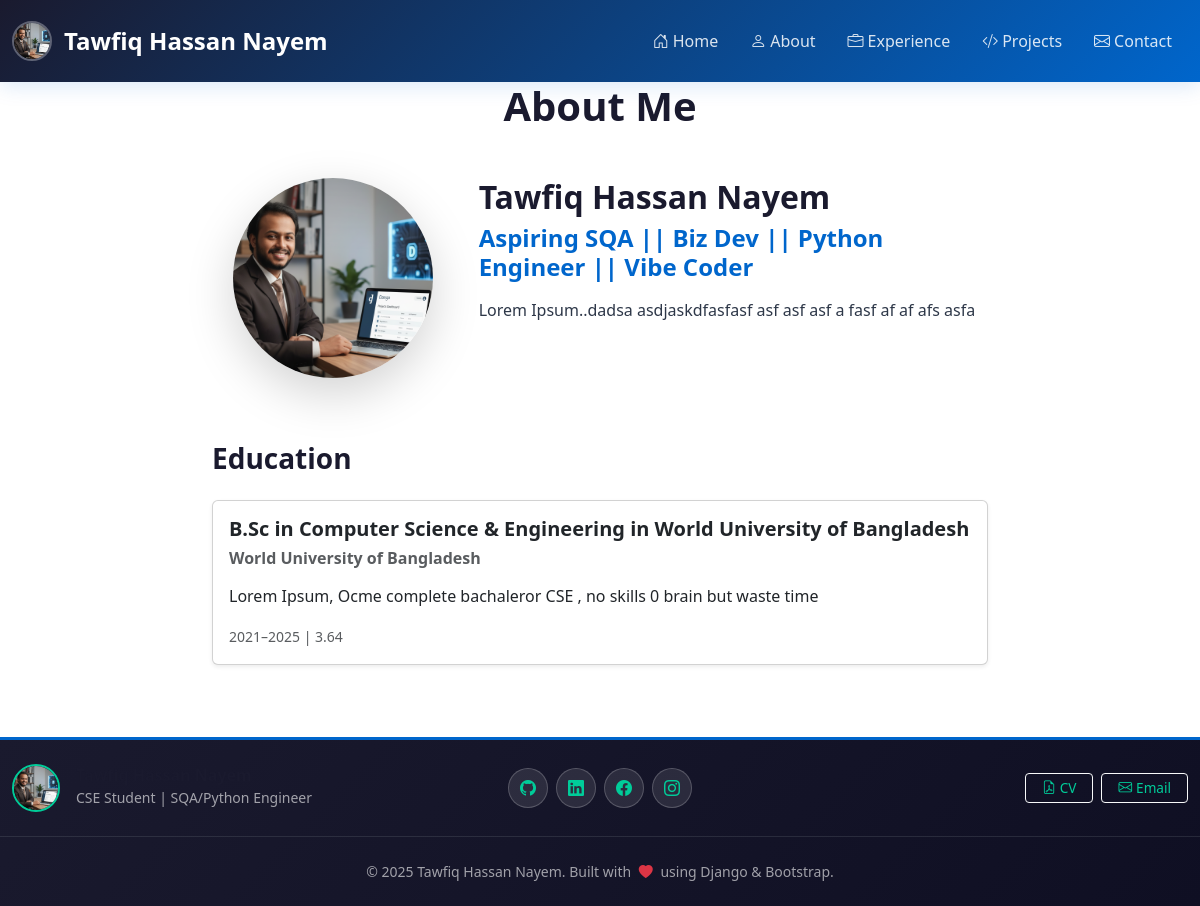
The page /about/ on the database its author committed.
### Main/models.py (models this page shows, shortened)
class Profile(models.Model):
    full_name = models.CharField(max_length=150)
    headline = models.CharField(
        max_length=200,
        help_text="Short title, e.g. 'CSE Student & Aspiring SQA/Python Engineer'",
    )
    location = models.CharField(max_length=150, blank=True)
    email = models.EmailField()
    phone = models.CharField(max_length=30, blank=True)
    linkedin_url = models.URLField(blank=True)
    github_url = models.URLField(blank=True)
    facebook_url = models.URLField(blank=True)
    instagram_url = models.URLField(blank=True)
    cv_file = models.FileField(upload_to='cv/', blank=True, null=True)
    about = models.TextField(help_text="Short bio / summary")
    profile_image = models.ImageField(upload_to='profiles/', blank=True, null=True)
    updated_at = models.DateTimeField(auto_now=True)
    class Meta:
        verbose_name = "Profile"
        verbose_name_plural = "Profile"

class Education(models.Model):
    institution = models.CharField(max_length=150)
    degree = models.CharField(max_length=150)
    field_of_study = models.CharField(max_length=150, blank=True)
    start_year = models.PositiveIntegerField()
    end_year = models.PositiveIntegerField()
    result_or_cgpa = models.CharField(max_length=50, blank=True)
    description = models.TextField(blank=True)
    class Meta:
        ordering = ["-end_year"]

### Main/views.py (the view)
# urls.py: path("about/", about_view, name="about"),
def about_view(request):
    profile = Profile.objects.first()
    educations = Education.objects.all()
    context = {"profile": profile, "educations": educations}
    return render(request, "about.html", context)

### templates/about.html (shortened to what this page needs)
{% extends "base.html" %}
{% block content %}
<div class="container">
  <div class="row">
    <div class="col-lg-8 mx-auto">
      <h1 class="mb-5 text-center">About Me</h1>
      <div class="row mb-5">
        <div class="col-md-4 text-center">
          {% if profile.profile_image %}
            <img src="{{ profile.profile_image.url }}" class="img-fluid rounded-circle shadow-lg mb-3" style="width: 200px; height: 200px; object-fit: cover;">
          {% endif %}
        </div>
        <div class="col-md-8">
          <h2>{{ profile.full_name }}</h2>
          <h4 class="text-primary">{{ profile.headline }}</h4>
          <p class="lead">{{ profile.about|linebreaks }}</p>
        </div>
      </div>
      <h3 class="mb-4">Education</h3>
      {% for edu in educations %}
      <div class="card mb-4 shadow-sm">
        <div class="card-body">
          <h5 class="card-title">{{ edu.degree }} in {{ edu.field_of_study|default:edu.institution }}</h5>
          <h6 class="text-muted">{{ edu.institution }}</h6>
          <p>{{ edu.description|linebreaks }}</p>
          <small class="text-muted">{{ edu.start_year }}–{{ edu.end_year }} | {{ edu.result_or_cgpa }}</small>
        </div>
      </div>
      {% endfor %}
    </div>
  </div>
</div>
{% endblock %}

### templates/base.html (shortened to what this page needs)
{% load static %}
<!doctype html>
<html lang="en">
<head>
  <link href="https://cdn.jsdelivr.net/npm/bootstrap@5.3.2/dist/css/bootstrap.min.css" rel="stylesheet">
  <link href="https://cdn.jsdelivr.net/npm/bootstrap-icons@1.11.0/font/bootstrap-icons.css" rel="stylesheet">
</head>
<body class="d-flex flex-column min-vh-100">
  <nav class="navbar navbar-expand-lg navbar-dark sticky-top">
    <div class="container">
      {% with profile=profile|default_if_none:'' %}
        <a class="navbar-brand" href="{% url 'home' %}">
          {% if profile and profile.profile_image %}
            <img src="{{ profile.profile_image.url }}" alt="Profile" loading="lazy">
          {% endif %}
          {{ profile.full_name|default:"Tawfiq" }}
        </a>
      {% endwith %}
      <div class="collapse navbar-collapse" id="navbarNav">
        <ul class="navbar-nav ms-auto">
          <li class="nav-item"><a class="nav-link" href="{% url 'home' %}"><i class="bi bi-house-door me-1"></i>Home</a></li>
          <li class="nav-item"><a class="nav-link" href="{% url 'about' %}"><i class="bi bi-person me-1"></i>About</a></li>
          <li class="nav-item"><a class="nav-link" href="{% url 'experience' %}"><i class="bi bi-briefcase me-1"></i>Experience</a></li>
          <li class="nav-item"><a class="nav-link" href="{% url 'projects' %}"><i class="bi bi-code-slash me-1"></i>Projects</a></li>
          <li class="nav-item"><a class="nav-link" href="{% url 'contact' %}"><i class="bi bi-envelope me-1"></i>Contact</a></li>
        </ul>
      </div>
    </div>
  </nav>
  <main class="flex-grow-1">
    {% block content %}{% endblock %}
  </main>
  <footer class="py-4 mt-5">
    <div class="container">
      <div class="row align-items-center mb-4 pb-4 border-bottom border-secondary border-opacity-25">
        <div class="col-md-4 col-12 text-center text-md-start mb-4 mb-md-0">
          <div class="d-flex align-items-center justify-content-center justify-content-md-start gap-3">
            {% if profile.profile_image %}
              <img src="{{ profile.profile_image.url }}" class="rounded-circle" style="width: 48px; height: 48px; object-fit: cover; border: 2px solid var(--secondary);" alt="Profile">
            {% else %}
              <div class="bg-primary rounded-circle d-flex align-items-center justify-content-center text-white fw-bold" style="width: 48px; height: 48px;">
                {{ profile.full_name|first|upper }}
              </div>
            {% endif %}
            <div>
              <h6 class="mb-0 fw-bold">{{ profile.full_name|default:"Tawfiq Hassan Nayem" }}</h6>
              <small class="text-muted">CSE Student | SQA/Python Engineer</small>
            </div>
          </div>
        </div>
        <div class="col-md-4 col-12 text-center mb-4 mb-md-0">
          <div class="social-icons d-flex justify-content-center gap-2">
            {% if profile.github_url %}
              <a href="{{ profile.github_url }}" target="_blank" title="GitHub">
                <i class="bi bi-github"></i>
              </a>
            {% endif %}
            {% if profile.linkedin_url %}
              <a href="{{ profile.linkedin_url }}" target="_blank" title="LinkedIn">
                <i class="bi bi-linkedin"></i>
              </a>
            {% endif %}
            {% if profile.facebook_url %}
              <a href="{{ profile.facebook_url }}" target="_blank" title="Facebook">
                <i class="bi bi-facebook"></i>
              </a>
            {% endif %}
            {% if profile.instagram_url %}
              <a href="{{ profile.instagram_url }}" target="_blank" title="Instagram">
                <i class="bi bi-instagram"></i>
              </a>
            {% endif %}
          </div>
        </div>
        <div class="col-md-4 col-12 text-center text-md-end">
          <div class="d-flex justify-content-center justify-content-md-end gap-2 flex-wrap">
            {% if profile.cv_file %}
              <a href="{{ profile.cv_file.url }}" download class="btn btn-outline-light btn-sm px-3">
                <i class="bi bi-file-earmark-pdf me-1"></i>CV
              </a>
            {% endif %}
            {% if profile.email %}
              <a href="mailto:{{ profile.email }}" class="btn btn-outline-light btn-sm px-3">
                <i class="bi bi-envelope me-1"></i>Email
              </a>
            {% endif %}
          </div>
        </div>
      </div>
      <div class="row">
        <div class="col-12 text-center">
          <p class="mb-0 text-muted small">
            &copy; 2025 Tawfiq Hassan Nayem. Built with <i class="bi bi-heart-fill text-danger mx-1"></i> using Django & Bootstrap.
          </p>
        </div>
      </div>
    </div>
  </footer>
</body>
</html>

### templates/base.html (style rules this page uses)
:root { --primary: #0066cc; --secondary: #00cc99; --dark: #1a1a2e; --light: #f5f7fa; --text: #2d3748; --success: #10b981; --warning: #f59e0b; --border: #e2e8f0; }
* { margin: 0; padding: 0; box-sizing: border-box; }
html { scroll-behavior: smooth; }
body { font-family: 'Segoe UI', Tahoma, Geneva, Verdana, sans-serif; color: var(--text); background-color: #ffffff; }
.navbar { background: linear-gradient(135deg, var(--dark) 0%, var(--primary) 100%) !important; box-shadow: 0 4px 20px rgba(0, 102, 204, 0.15); padding: 1rem 0; }
.navbar-brand { font-size: 1.5rem; font-weight: 700; color: #ffffff !important; display: flex; align-items: center; gap: 0.75rem; transition: all 0.3s ease; }
.navbar-brand img { width: 40px; height: 40px; border-radius: 50%; object-fit: cover; border: 2px solid rgba(255,255,255,0.3); }
.nav-link { color: rgba(255,255,255,0.85) !important; font-weight: 500; transition: all 0.3s ease; margin: 0 0.5rem; }
footer { background: linear-gradient(135deg, var(--dark) 0%, #0f0f23 100%); color: #ffffff; border-top: 3px solid var(--primary); margin-top: auto; }
footer a { color: var(--secondary) !important; text-decoration: none; transition: all 0.3s ease; }
footer .text-muted { color: rgba(255,255,255,0.6) !important; }
footer .social-icons a { display: inline-flex; align-items: center; justify-content: center; width: 40px; height: 40px; background: rgba(255,255,255,0.1); border-radius: 50%; border: 1px solid rgba(255,255,255,0.2); }
footer .btn { font-size: 0.85rem; }
.container { max-width: 1200px; }
h1, h2, h3, h4, h5, h6 { color: var(--dark); font-weight: 600; }
.text-primary { color: var(--primary) !important; }

### rows shown on the page
Profile: profile_image (picture), full_name "Tawfiq Hassan Nayem", headline "Aspiring SQA || Biz Dev || Python Engineer || Vibe Coder", about "Lorem Ipsum..dadsa asdjaskdfasfasf asf asf asf a fasf af af afs asfa"
Education: degree "B.Sc in Computer Science & Engineering", field_of_study "World University of Bangladesh", institution "World University of Bangladesh", description "Lorem Ipsum, Ocme complete bachaleror CSE , no skills 0 brain but waste time", start_year "2021", end_year "2025", result_or_cgpa "3.64"
